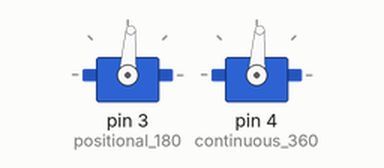
Simulated run of this sketch. Board: Arduino Uno, built with avr-gcc and run on an emulated ATmega328P. Shown: 2 × servo. What the sketch prints to the serial monitor is not drawn.

Above: at 0.05 s.
At 6.55 s:
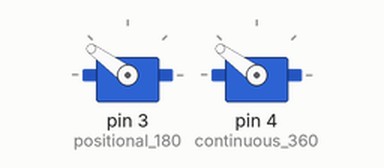
At 13.15 s:
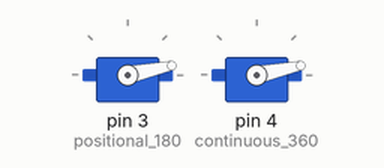
At 26.35 s:
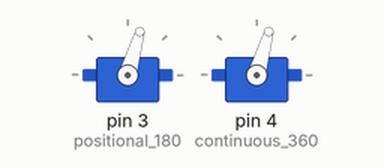
Timing chart, 0 to 35.0 s (numbered marks = the images above):
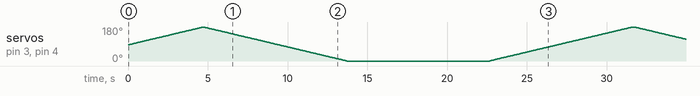

The sketch:

W08-04-SWEEP-acrossLoops.ino
```cpp
// continuous and postional servos

#include <Servo.h>

Servo positional_180;
Servo continuous_360;

// servo postion variables
int pos = 85;
int increment = 1;

// movement timer variables
unsigned long movementInterval=50;
unsigned long moveStart;
unsigned long timeNow;

void setup()
{
  positional_180.attach(3);
  continuous_360.attach(4);
  Serial.begin(9600);
}

void loop()
{

  timeNow = millis();

  // only change *pos* when timer expires -- it takes time to physically move
  if (( moveStart - timeNow) > movementInterval){
    pos+=increment;  // increment position once per timer
    moveStart+=movementInterval;
  }

  // full swing 0-180, start at 90
  if ((pos <= 0) || (pos>=180)) {increment *= -1;  }

// take action - every loop
  positional_180.write(pos);
  continuous_360.write(pos);
  Serial.println(pos);


}
```
